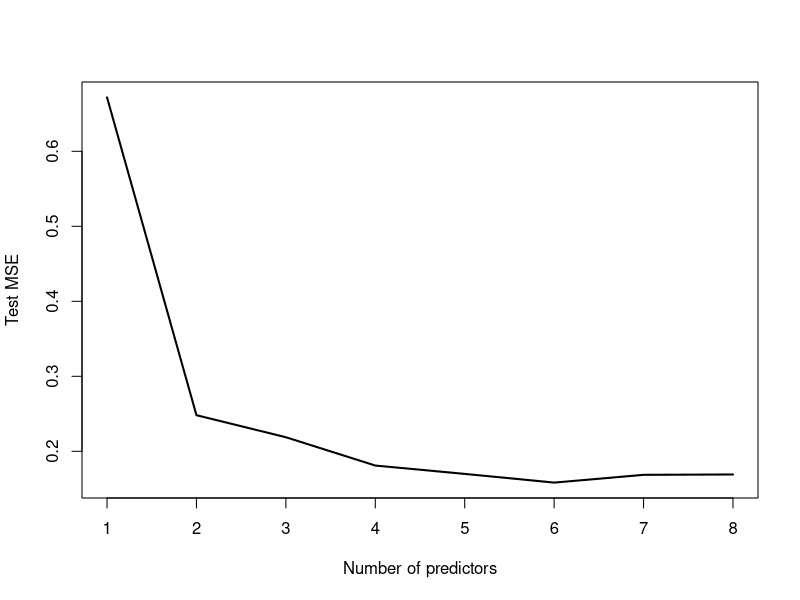
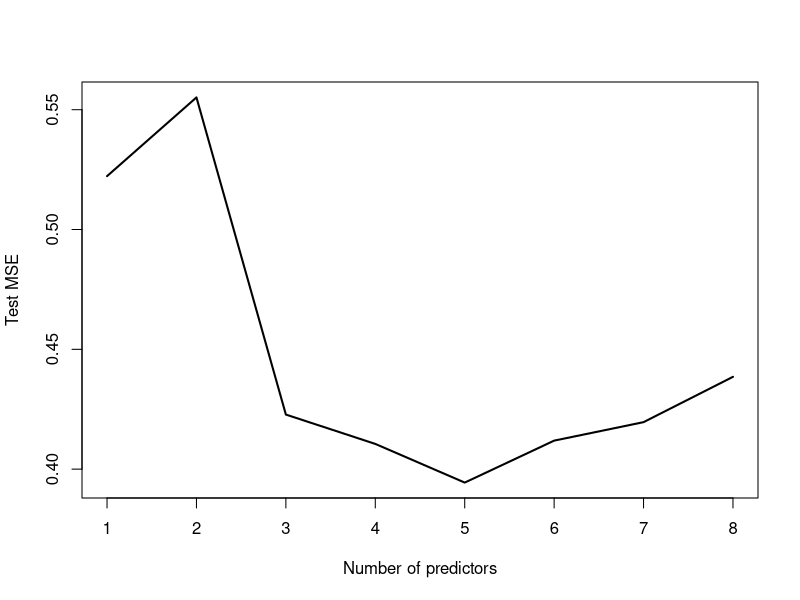
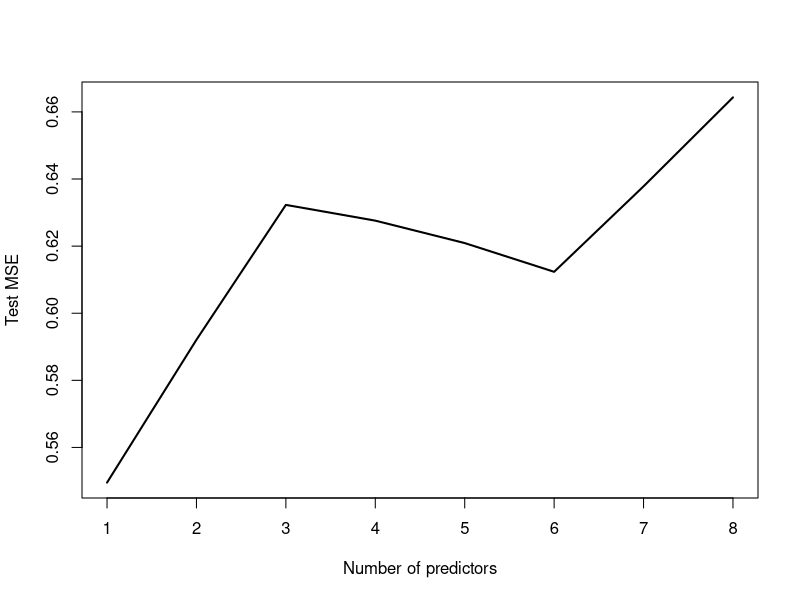
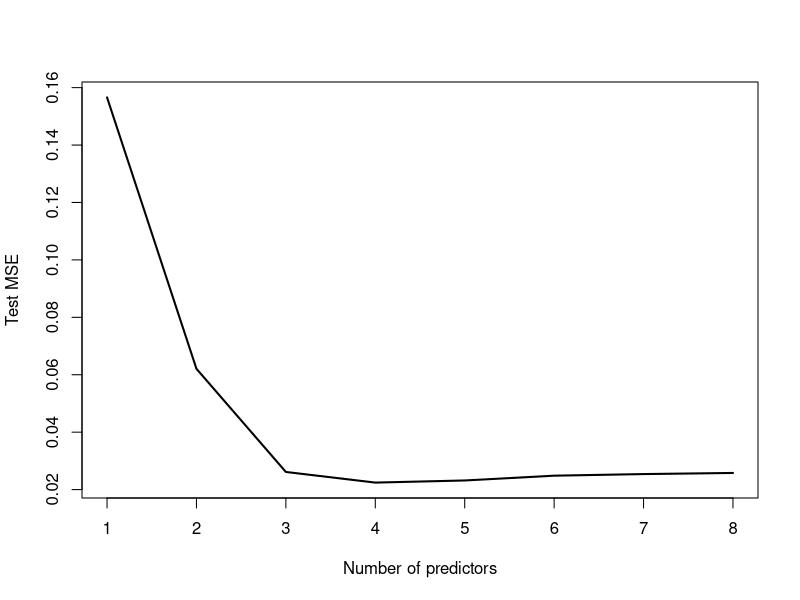
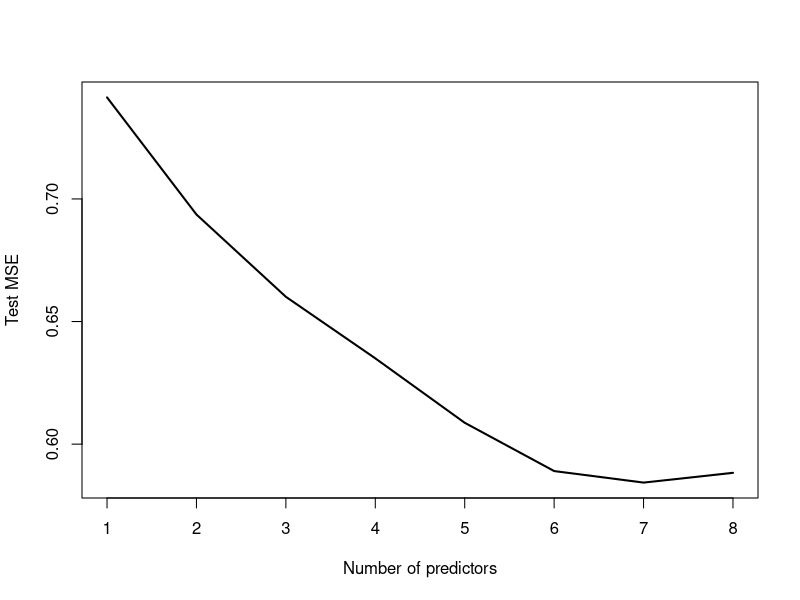
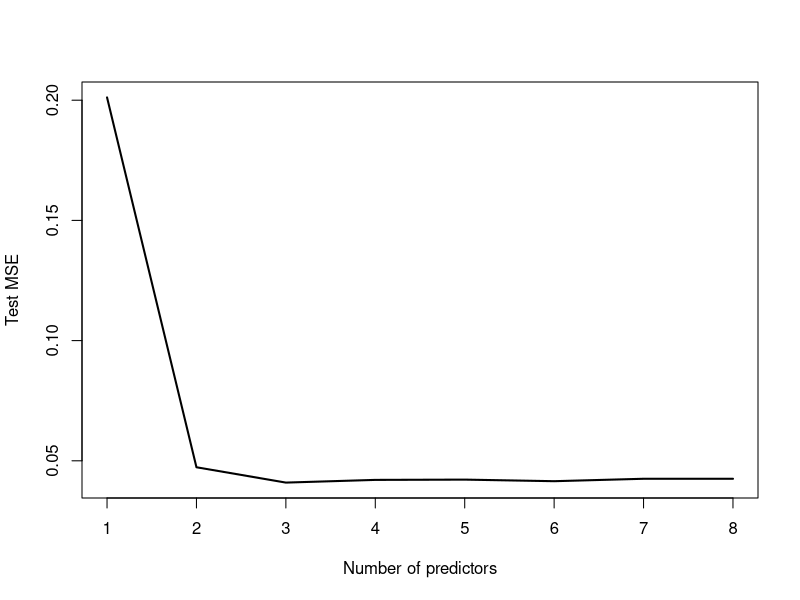
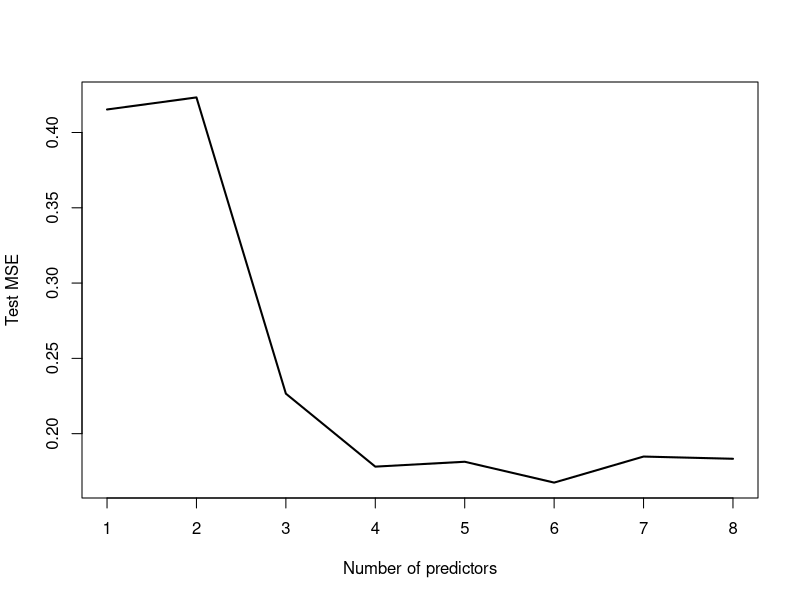
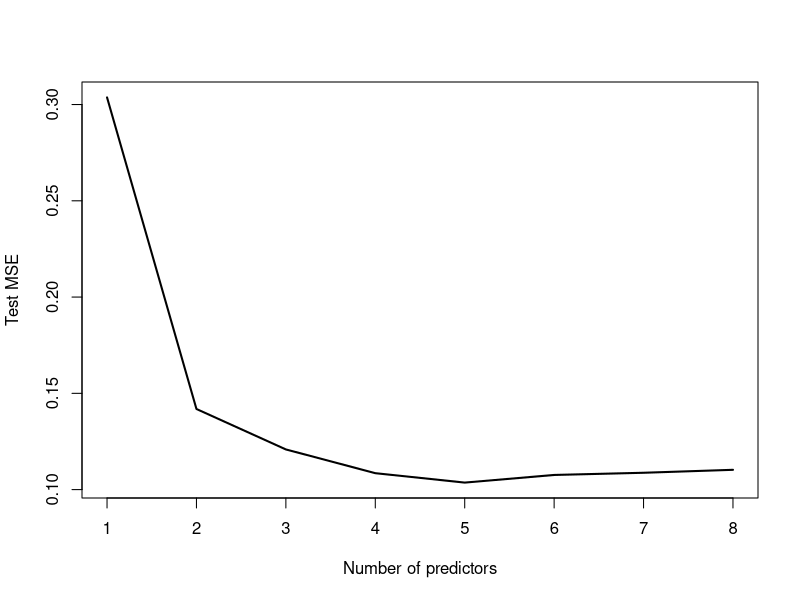

The R script that drew these images, in order:
install.packages("readr")
install.packages("leaps")
install.packages("caret")
library(leaps)
library(readr)
library(caret)
dat = read_csv("Work10_final.csv", col_types = cols(Abb = col_skip(), polymer = col_skip()))
View(dat)

preproc1 <- preProcess(dat, method=c("center", "scale"))
dat_norm <- predict(preproc1, dat)
dat = dat_norm

MSE_store = matrix(as.vector(0), nrow=9, ncol=8, byrow = TRUE)
rownames(MSE_store) = c("Sol", "Tm", "ST", "MV", "density", "Ecoh", "Tg", "HC", "EMW")
colnames(MSE_store) = c(1:8)
View(MSE_store)

attach(dat)

# For Solubility (Sol)
set.seed(123)
train = sample(102, 75)

regfit.full=regsubsets(Sol~.,dat)
summary(regfit.full)
reg.summary=summary(regfit.full)

lm.fit2 = lm(Sol~density, data = dat, subset = train)
pred=predict(lm.fit2, dat)
MSE = mean((Sol-pred)[-train]^2)
MSE_store [1,1] = MSE 
lm.fit2 = lm(Sol~MV+Ecoh, data = dat, subset = train)
pred=predict(lm.fit2, dat)
MSE = mean((Sol-pred)[-train]^2)
MSE_store [1,2] = MSE 
lm.fit2 = lm(Sol~MV+density+Ecoh, data = dat, subset = train)
pred=predict(lm.fit2, dat)
MSE = mean((Sol-pred)[-train]^2)
MSE_store [1,3] = MSE 
lm.fit2 = lm(Sol~MV+Ecoh+Tg+HC, data = dat, subset = train)
pred=predict(lm.fit2, dat)
MSE = mean((Sol-pred)[-train]^2)
MSE_store [1,4] = MSE 
lm.fit2 = lm(Sol~MV+density+Ecoh+Tg+HC, data = dat, subset = train)
pred=predict(lm.fit2, dat)
MSE = mean((Sol-pred)[-train]^2)
MSE_store [1,5] = MSE 
lm.fit2 = lm(Sol~ST+MV+density+Ecoh+Tg+HC, data = dat, subset = train)
pred=predict(lm.fit2, dat)
MSE = mean((Sol-pred)[-train]^2)
MSE_store [1,6] = MSE 
lm.fit2 = lm(Sol~ST+MV+density+Ecoh+Tg+HC+EMW, data = dat, subset = train)
pred=predict(lm.fit2, dat)
MSE = mean((Sol-pred)[-train]^2)
MSE_store [1,7] = MSE 
lm.fit2 = lm(Sol~Tm+ST+MV+density+Ecoh+Tg+HC+EMW, data = dat, subset = train)
pred=predict(lm.fit2, dat)
MSE = mean((Sol-pred)[-train]^2)
MSE_store [1,8] = MSE

plot(MSE_store[1,], type = 'l', lwd=2, xlab = "Number of predictors", ylab = "Test MSE")
View(MSE_store)

# For Melting Temp (Tm)

regfit.full=regsubsets(Tm~.,dat)
summary(regfit.full)
reg.summary=summary(regfit.full)

################### MSE
train = sample(102, 75)
lm.fit2 = lm(Tm~Tg, data = dat, subset = train)
pred=predict(lm.fit2, dat)
MSE = mean((Tm-pred)[-train]^2)
MSE_store [2,1] = MSE 
lm.fit2 = lm(Tm~Tg+HC, data = dat, subset = train)
pred=predict(lm.fit2, dat)
MSE = mean((Tm-pred)[-train]^2)
MSE_store [2,2] = MSE 
lm.fit2 = lm(Tm~MV+Tg+HC, data = dat, subset = train)
pred=predict(lm.fit2, dat)
MSE = mean((Tm-pred)[-train]^2)
MSE_store [2,3] = MSE 
lm.fit2 = lm(Tm~MV+Tg+HC+EMW, data = dat, subset = train)
pred=predict(lm.fit2, dat)
MSE = mean((Tm-pred)[-train]^2)
MSE_store [2,4] = MSE 
lm.fit2 = lm(Tm~MV+density+Tg+HC+EMW, data = dat, subset = train)
pred=predict(lm.fit2, dat)
MSE = mean((Tm-pred)[-train]^2)
MSE_store [2,5] = MSE 
lm.fit2 = lm(Tm~Sol+MV+density+Tg+HC+EMW, data = dat, subset = train)
pred=predict(lm.fit2, dat)
MSE = mean((Tm-pred)[-train]^2)
MSE_store [2,6] = MSE 
lm.fit2 = lm(Tm~Sol+MV+density+Ecoh+Tg+HC+EMW, data = dat, subset = train)
pred=predict(lm.fit2, dat)
MSE = mean((Tm-pred)[-train]^2)
MSE_store [2,7] = MSE 
lm.fit2 = lm(Tm~Sol+ST+MV+density+Ecoh+Tg+HC+EMW, data = dat, subset = train)
pred=predict(lm.fit2, dat)
MSE = mean((Tm-pred)[-train]^2)
MSE_store [2,8] = MSE 
plot(MSE_store[2,], type = 'l', lwd=2, xlab = "Number of predictors", ylab = "Test MSE")

View(MSE_store)
###########################

# For Surface Tension (ST)

regfit.full=regsubsets(ST~.,dat)
summary(regfit.full)
reg.summary=summary(regfit.full)

################### MSE
train = sample(102, 75)
lm.fit2 = lm(ST~Sol, data = dat, subset = train)
pred=predict(lm.fit2, dat)
MSE = mean((ST-pred)[-train]^2)
MSE_store [3,1] = MSE 
lm.fit2 = lm(ST~Sol+density, data = dat, subset = train)
pred=predict(lm.fit2, dat)
MSE = mean((ST-pred)[-train]^2)
MSE_store [3,2] = MSE 
lm.fit2 = lm(ST~Sol+density+Tg, data = dat, subset = train)
pred=predict(lm.fit2, dat)
MSE = mean((ST-pred)[-train]^2)
MSE_store [3,3] = MSE 
lm.fit2 = lm(ST~Sol+density++Ecoh+Tg, data = dat, subset = train)
pred=predict(lm.fit2, dat)
MSE = mean((ST-pred)[-train]^2)
MSE_store [3,4] = MSE 
lm.fit2 = lm(ST~Sol+density++Ecoh+Tg+EMW, data = dat, subset = train)
pred=predict(lm.fit2, dat)
MSE = mean((ST-pred)[-train]^2)
MSE_store [3,5] = MSE 
lm.fit2 = lm(ST~Sol+density++Ecoh+Tg+HC+EMW, data = dat, subset = train)
pred=predict(lm.fit2, dat)
MSE = mean((ST-pred)[-train]^2)
MSE_store [3,6] = MSE 
lm.fit2 = lm(ST~Sol+Tm+density++Ecoh+Tg+HC+EMW, data = dat, subset = train)
pred=predict(lm.fit2, dat)
MSE = mean((ST-pred)[-train]^2)
MSE_store [3,7] = MSE 
lm.fit2 = lm(ST~Sol+Tm+MV+density++Ecoh+Tg+HC+EMW, data = dat, subset = train)
pred=predict(lm.fit2, dat)
MSE = mean((ST-pred)[-train]^2)
MSE_store [3,8] = MSE 

plot(MSE_store[3,], type = 'l', lwd=2, xlab = "Number of predictors", ylab = "Test MSE")
View(MSE_store)

# for Molar Volume 
regfit.full=regsubsets(MV~.,dat)
summary(regfit.full)
reg.summary=summary(regfit.full)

################### MSE
train = sample(102, 75)
lm.fit2 = lm(MV~HC, data = dat, subset = train)
pred=predict(lm.fit2, dat)
MSE = mean((MV-pred)[-train]^2)
MSE_store [4,1] = MSE 
lm.fit2 = lm(MV~Sol+Ecoh, data = dat, subset = train)
pred=predict(lm.fit2, dat)
MSE = mean((MV-pred)[-train]^2)
MSE_store [4,2] = MSE 
lm.fit2 = lm(MV~Sol+Ecoh+HC, data = dat, subset = train)
pred=predict(lm.fit2, dat)
MSE = mean((MV-pred)[-train]^2)
MSE_store [4,3] = MSE 
lm.fit2 = lm(MV~Sol+Ecoh+Tg+HC, data = dat, subset = train)
pred=predict(lm.fit2, dat)
MSE = mean((MV-pred)[-train]^2)
MSE_store [4,4] = MSE 
lm.fit2 = lm(MV~Sol+Tm+Ecoh+Tg+HC, data = dat, subset = train)
pred=predict(lm.fit2, dat)
MSE = mean((MV-pred)[-train]^2)
MSE_store [4,5] = MSE 
lm.fit2 = lm(MV~Sol+Tm+density+Ecoh+Tg+HC, data = dat, subset = train)
pred=predict(lm.fit2, dat)
MSE = mean((MV-pred)[-train]^2)
MSE_store [4,6] = MSE 
lm.fit2 = lm(MV~Sol+Tm+density+Ecoh+Tg+HC+EMW, data = dat, subset = train)
pred=predict(lm.fit2, dat)
MSE = mean((MV-pred)[-train]^2)
MSE_store [4,7] = MSE 
lm.fit2 = lm(MV~Sol+Tm+ST+density+Ecoh+Tg+HC+EMW, data = dat, subset = train)
pred=predict(lm.fit2, dat)
MSE = mean((MV-pred)[-train]^2)
MSE_store [4,8] = MSE 

plot(MSE_store[4,], type = 'l', lwd=2, xlab = "Number of predictors", ylab = "Test MSE")
View(MSE_store)

# For Density (density)

regfit.full=regsubsets(density~.,dat)
summary(regfit.full)
reg.summary=summary(regfit.full)

################### MSE
train = sample(102, 75)
lm.fit2 = lm(density~Sol, data = dat, subset = train)
pred=predict(lm.fit2, dat)
MSE = mean((density-pred)[-train]^2)
MSE_store [5,1] = MSE 
lm.fit2 = lm(density~Sol+ST, data = dat, subset = train)
pred=predict(lm.fit2, dat)
MSE = mean((density-pred)[-train]^2)
MSE_store [5,2] = MSE 
lm.fit2 = lm(density~Sol+ST+EMW, data = dat, subset = train)
pred=predict(lm.fit2, dat)
MSE = mean((density-pred)[-train]^2)
MSE_store [5,3] = MSE 
lm.fit2 = lm(density~Sol+Tm+Tg+EMW, data = dat, subset = train)
pred=predict(lm.fit2, dat)
MSE = mean((density-pred)[-train]^2)
MSE_store [5,4] = MSE 
lm.fit2 = lm(density~Sol+Tm+ST+Tg+EMW, data = dat, subset = train)
pred=predict(lm.fit2, dat)
MSE = mean((density-pred)[-train]^2)
MSE_store [5,5] = MSE 
lm.fit2 = lm(density~Sol+Tm+ST+Ecoh+Tg+EMW, data = dat, subset = train)
pred=predict(lm.fit2, dat)
MSE = mean((density-pred)[-train]^2)
MSE_store [5,6] = MSE 
lm.fit2 = lm(density~Sol+Tm+ST+MV+Ecoh+Tg+EMW, data = dat, subset = train)
pred=predict(lm.fit2, dat)
MSE = mean((density-pred)[-train]^2)
MSE_store [5,7] = MSE 
lm.fit2 = lm(density~Sol+Tm+ST+MV+Ecoh+Tg+HC+EMW, data = dat, subset = train)
pred=predict(lm.fit2, dat)
MSE = mean((density-pred)[-train]^2)
MSE_store [5,8] = MSE 

plot(MSE_store[5,], type = 'l', lwd=2, xlab = "Number of predictors", ylab = "Test MSE")
View(MSE_store)


# For Energy of Cohesion (Ecoh)

regfit.full=regsubsets(Ecoh~.,dat)
summary(regfit.full)
reg.summary=summary(regfit.full)

################### MSE
train = sample(102, 75)
lm.fit2 = lm(Ecoh~MV, data = dat, subset = train)
pred=predict(lm.fit2, dat)
MSE = mean((Ecoh-pred)[-train]^2)
MSE_store [6,1] = MSE 
lm.fit2 = lm(Ecoh~Sol+MV, data = dat, subset = train)
pred=predict(lm.fit2, dat)
MSE = mean((Ecoh-pred)[-train]^2)
MSE_store [6,2] = MSE 
lm.fit2 = lm(Ecoh~Sol+MV+HC, data = dat, subset = train)
pred=predict(lm.fit2, dat)
MSE = mean((Ecoh-pred)[-train]^2)
MSE_store [6,3] = MSE 
lm.fit2 = lm(Ecoh~Sol+MV+Tg+HC, data = dat, subset = train)
pred=predict(lm.fit2, dat)
MSE = mean((Ecoh-pred)[-train]^2)
MSE_store [6,4] = MSE 
lm.fit2 = lm(Ecoh~Sol+MV+Tg+HC+EMW, data = dat, subset = train)
pred=predict(lm.fit2, dat)
MSE = mean((Ecoh-pred)[-train]^2)
MSE_store [6,5] = MSE 
lm.fit2 = lm(Ecoh~Sol+MV+density+Tg+HC+EMW, data = dat, subset = train)
pred=predict(lm.fit2, dat)
MSE = mean((Ecoh-pred)[-train]^2)
MSE_store [6,6] = MSE 
lm.fit2 = lm(Ecoh~Sol+ST+MV+density+Tg+HC+EMW, data = dat, subset = train)
pred=predict(lm.fit2, dat)
MSE = mean((Ecoh-pred)[-train]^2)
MSE_store [6,7] = MSE 
lm.fit2 = lm(Ecoh~Sol+Tm+ST+MV+density+Tg+HC+EMW, data = dat, subset = train)
pred=predict(lm.fit2, dat)
MSE = mean((Ecoh-pred)[-train]^2)
MSE_store [6,8] = MSE 

plot(MSE_store[6,], type = 'l', lwd=2, xlab = "Number of predictors", ylab = "Test MSE")
View(MSE_store)

# for Glass Transition Temperature (Tg)
regfit.full=regsubsets(Tg~.,dat)
summary(regfit.full)
reg.summary=summary(regfit.full)

train=sample(102,75)
lm.fit2 = lm(Tg~Tm, data = dat, subset = train)
pred=predict(lm.fit2, dat)
MSE = mean((Tg-pred)[-train]^2)
MSE_store [7,1] = MSE 
lm.fit2 = lm(Tg~Sol+Tm, data = dat, subset = train)
pred=predict(lm.fit2, dat)
MSE = mean((Tg-pred)[-train]^2)
MSE_store [7,2] = MSE 
lm.fit2 = lm(Tg~Sol+MV+HC, data = dat, subset = train)
pred=predict(lm.fit2, dat)
MSE = mean((Tg-pred)[-train]^2)
MSE_store [7,3] = MSE 
lm.fit2 = lm(Tg~Sol+MV+HC+EMW, data = dat, subset = train)
pred=predict(lm.fit2, dat)
MSE = mean((Tg-pred)[-train]^2)
MSE_store [7,4] = MSE 
lm.fit2 = lm(Tg~Sol+Tm+MV+HC+EMW, data = dat, subset = train)
pred=predict(lm.fit2, dat)
MSE = mean((Tg-pred)[-train]^2)
MSE_store [7,5] = MSE 
lm.fit2 = lm(Tg~Sol+Tm+MV+density+HC+EMW, data = dat, subset = train)
pred=predict(lm.fit2, dat)
MSE = mean((Tg-pred)[-train]^2)
MSE_store [7,6] = MSE 
lm.fit2 = lm(Tg~Sol+Tm+MV+density+Ecoh+HC+EMW, data = dat, subset = train)
pred=predict(lm.fit2, dat)
MSE = mean((Tg-pred)[-train]^2)
MSE_store [7,7] = MSE 
lm.fit2 = lm(Tg~Sol+Tm+ST+MV+density+Ecoh+HC+EMW, data = dat, subset = train)
pred=predict(lm.fit2, dat)
MSE = mean((Tg-pred)[-train]^2)
MSE_store [7,8] = MSE

plot(MSE_store[7,], type = 'l', lwd=2, xlab = "Number of predictors", ylab = "Test MSE")
View(MSE_store)


# for Molar Heat Capacity (HC)

regfit.full=regsubsets(HC~.,dat)
summary(regfit.full)
reg.summary=summary(regfit.full)

################### MSE
train = sample(102, 75)
lm.fit2 = lm(HC~MV, data = dat, subset = train)
pred=predict(lm.fit2, dat)
MSE = mean((HC-pred)[-train]^2)
MSE_store [8,1] = MSE 
lm.fit2 = lm(HC~MV+Tg, data = dat, subset = train)
pred=predict(lm.fit2, dat)
MSE = mean((HC-pred)[-train]^2)
MSE_store [8,2] = MSE 
lm.fit2 = lm(HC~Tm+MV+Tg, data = dat, subset = train)
pred=predict(lm.fit2, dat)
MSE = mean((HC-pred)[-train]^2)
MSE_store [8,3] = MSE 
lm.fit2 = lm(HC~Sol+Tm+MV+Tg, data = dat, subset = train)
pred=predict(lm.fit2, dat)
MSE = mean((HC-pred)[-train]^2)
MSE_store [8,4] = MSE 
lm.fit2 = lm(HC~Sol+Tm+MV+Ecoh+Tg, data = dat, subset = train)
pred=predict(lm.fit2, dat)
MSE = mean((HC-pred)[-train]^2)
MSE_store [8,5] = MSE 
lm.fit2 = lm(HC~Sol+Tm+MV+Ecoh+Tg+EMW, data = dat, subset = train)
pred=predict(lm.fit2, dat)
MSE = mean((HC-pred)[-train]^2)
MSE_store [8,6] = MSE 
lm.fit2 = lm(HC~Sol+Tm+ST+MV+Ecoh+Tg+EMW, data = dat, subset = train)
pred=predict(lm.fit2, dat)
MSE = mean((HC-pred)[-train]^2)
MSE_store [8,7] = MSE 
lm.fit2 = lm(HC~Sol+Tm+ST+MV+density+Ecoh+Tg+EMW, data = dat, subset = train)
pred=predict(lm.fit2, dat)
MSE = mean((HC-pred)[-train]^2)
MSE_store [8,8] = MSE 

plot(MSE_store[8,], type = 'l', lwd=2, xlab = "Number of predictors", ylab = "Test MSE")
View(MSE_store)


# for Entanglement Molecular Weight (EMW)

regfit.full=regsubsets(EMW~.,dat)
summary(regfit.full)
reg.summary=summary(regfit.full)

################### MSE

train = sample(102, 75)
lm.fit2 = lm(EMW~Tg, data = dat, subset = train)
pred=predict(lm.fit2, dat)
MSE = mean((EMW-pred)[-train]^2)
MSE_store [9,1] = MSE 
lm.fit2 = lm(EMW~Ecoh+Tg, data = dat, subset = train)
pred=predict(lm.fit2, dat)
MSE = mean((EMW-pred)[-train]^2)
MSE_store [9,2] = MSE 
lm.fit2 = lm(EMW~MV+density+Tg, data = dat, subset = train)
pred=predict(lm.fit2, dat)
MSE = mean((EMW-pred)[-train]^2)
MSE_store [9,3] = MSE 
lm.fit2 = lm(EMW~MV+density+Tg+HC, data = dat, subset = train)
pred=predict(lm.fit2, dat)
MSE = mean((EMW-pred)[-train]^2)
MSE_store [9,4] = MSE 
lm.fit2 = lm(EMW~Sol+density+Ecoh+Tg+HC, data = dat, subset = train)
pred=predict(lm.fit2, dat)
MSE = mean((EMW-pred)[-train]^2)
MSE_store [9,5] = MSE 
lm.fit2 = lm(EMW~Sol+Tm+density+Ecoh+Tg+HC, data = dat, subset = train)
pred=predict(lm.fit2, dat)
MSE = mean((EMW-pred)[-train]^2)
MSE_store [9,6] = MSE 
lm.fit2 = lm(EMW~Sol+Tm+ST+density+Ecoh+Tg+HC, data = dat, subset = train)
pred=predict(lm.fit2, dat)
MSE = mean((EMW-pred)[-train]^2)
MSE_store [9,7] = MSE 
lm.fit2 = lm(EMW~Sol+Tm+ST+MV+density+Ecoh+Tg+HC, data = dat, subset = train)
pred=predict(lm.fit2, dat)
MSE = mean((EMW-pred)[-train]^2)
MSE_store [9,8] = MSE 

plot(MSE_store[9,], type = 'l', lwd=2, xlab = "Number of predictors", ylab = "Test MSE")
View(MSE_store)

################## 
# At every run, the rule for choosing the best subset is as follows :-
# 1) From the MSE_store / MSE plot, note the number for predictor(s) corresponding to the MINIMA. Let it be 'x'
# 2) To this minimum MSE, add 0.05. This is the acceptable upper limit of the test_MSE.
# 3) From 'x', move to predictors lesser than 'x' and see if they have a lower MSE than our acceptable upper limit of the test_MSE.
# 4) Keep moving towards lower set, until we don't cross our acceptable upper limit of the test_MSE.
# 5) We now get our final subset and corresponding final MSE. 
# 6) If the final MSE > 0.6, then reject that subset.
# 7) If the final MSE <= 0.6, then accept that subset.

# This entire piece of code is run 10 times. 
# Finally for every variable as response, choose the subset which occurs the most number of times in the 10 runs.


#########

### Fitting the subset model, and building the coefficients plot.

### For Sol
lm.fit = lm(Sol~MV+Ecoh+Tg+HC, data = dat, subset = train)
summary(lm.fit)
coeffs = lm.fit$coefficients
coeffsord = sort(abs(coeffs), decreasing = TRUE)
orders = order(coeffs, decreasing = TRUE)
barplot(coeffs, main = "Subset Regression Coefficients", 
        ylab = "Coefficients", col = orders, legend.text = coeffs,
        space = NULL, xlim = c(0,12))

#### For Tm
lm.fit = lm(Tm~MV+Tg+HC, data = dat, subset = train)
summary(lm.fit)
coeffs = lm.fit$coefficients
coeffsord = sort(abs(coeffs), decreasing = TRUE)
orders = order(coeffs, decreasing = TRUE)
barplot(coeffs, main = "Subset Regression Coefficients", 
        ylab = "Coefficients", col = orders, legend.text = coeffs,
        space = NULL, xlim = c(0,12))

#### For MV
lm.fit = lm(MV~Sol+Ecoh, data = dat, subset = train)
summary(lm.fit)
coeffs = lm.fit$coefficients
coeffsord = sort(abs(coeffs), decreasing = TRUE)
orders = order(coeffs, decreasing = TRUE)
barplot(coeffs, main = "Subset Regression Coefficients", 
        ylab = "Coefficients", col = orders, legend.text = coeffs,
        space = NULL, xlim = c(0,12))

#### For Ecoh
lm.fit = lm(Ecoh~Sol+MV, data = dat, subset = train)
summary(lm.fit)
coeffs = lm.fit$coefficients
coeffsord = sort(abs(coeffs), decreasing = TRUE)
orders = order(coeffs, decreasing = TRUE)
barplot(coeffs, main = "Subset Regression Coefficients", 
        ylab = "Coefficients", col = orders, legend.text = coeffs,
        space = NULL, xlim = c(0,12))


##### For Tg
lm.fit = lm(Tg~Sol+MV+HC, data = dat, subset = train)
summary(lm.fit)
coeffs = lm.fit$coefficients
coeffsord = sort(abs(coeffs), decreasing = TRUE)
orders = order(coeffs, decreasing = TRUE)
barplot(coeffs, main = "Subset Regression Coefficients", 
        ylab = "Coefficients", col = orders, legend.text = coeffs,
        space = NULL, xlim = c(0,12))


#### For HC
lm.fit2 = lm(HC~MV+Tg, data = dat, subset = train)
summary(lm.fit)
coeffs = lm.fit$coefficients
coeffsord = sort(abs(coeffs), decreasing = TRUE)
orders = order(coeffs, decreasing = TRUE)
barplot(coeffs, main = "Subset Regression Coefficients", 
        ylab = "Coefficients", col = orders, legend.text = coeffs,
        space = NULL, xlim = c(0,12))
